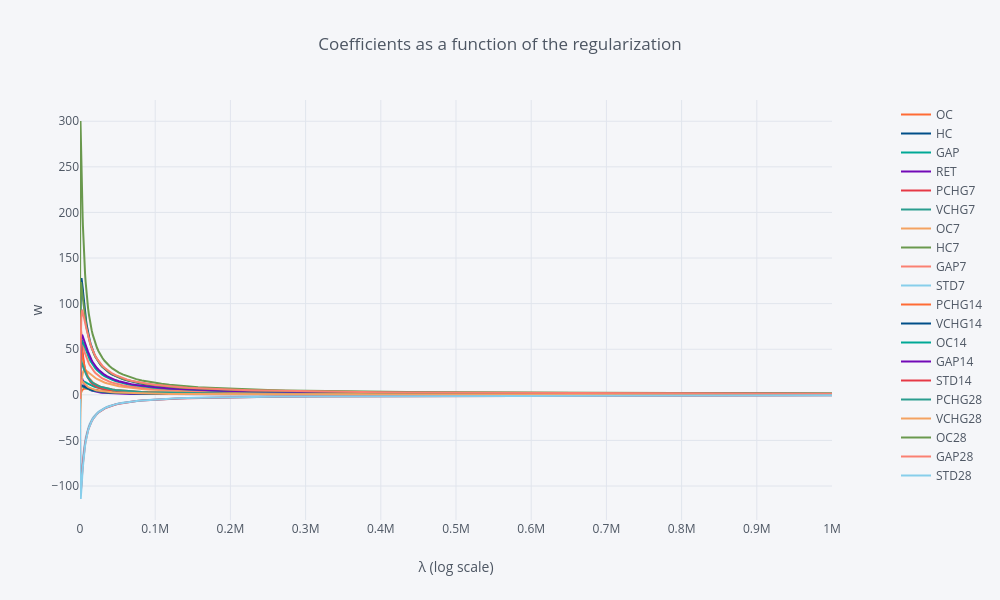

Source (notebook cell):
### Code cell
# plot coefficients
# coef_df.iplot(kind='overlay', showlegend=True)
fig = coef_df.drop('MA7', axis=1).iplot(
    kind='overlay',
    title='Coefficients as a function of the regularization',
    xaxis_title='λ (log scale)',
    yaxis_title='w',
    showlegend=True
    )

# plot figure
fig.show()

### Figure 1 — Plotly figure (JSON) as saved in the notebook; plotly's stock layout.template omitted (floating-point values rounded to 4 significant figures; data arrays with more than 128 entries replaced by an {"elided": "..."} marker saying what was removed)
{"data": [{"line": {"color": "#FF6B35"}, "mode": "lines", "name": "OC", "type": "scatter", "x": {"elided": "200 float values"}, "xaxis": "x", "y": {"elided": "200 float values"}, "yaxis": "y"}, {"line": {"color": "#004E89"}, "mode": "lines", "name": "HC", "type": "scatter", "x": {"elided": "200 float values"}, "xaxis": "x", "y": {"elided": "200 float values"}, "yaxis": "y"}, {"line": {"color": "#00A896"}, "mode": "lines", "name": "GAP", "type": "scatter", "x": {"elided": "200 float values"}, "xaxis": "x", "y": {"elided": "200 float values"}, "yaxis": "y"}, {"line": {"color": "#7209B7"}, "mode": "lines", "name": "RET", "type": "scatter", "x": {"elided": "200 float values"}, "xaxis": "x", "y": {"elided": "200 float values"}, "yaxis": "y"}, {"line": {"color": "#E63946"}, "mode": "lines", "name": "PCHG7", "type": "scatter", "x": {"elided": "200 float values"}, "xaxis": "x", "y": {"elided": "200 float values"}, "yaxis": "y"}, {"line": {"color": "#2A9D8F"}, "mode": "lines", "name": "VCHG7", "type": "scatter", "x": {"elided": "200 float values"}, "xaxis": "x", "y": {"elided": "200 float values"}, "yaxis": "y"}, {"line": {"color": "#F4A261"}, "mode": "lines", "name": "OC7", "type": "scatter", "x": {"elided": "200 float values"}, "xaxis": "x", "y": {"elided": "200 float values"}, "yaxis": "y"}, {"line": {"color": "#6A994E"}, "mode": "lines", "name": "HC7", "type": "scatter", "x": {"elided": "200 float values"}, "xaxis": "x", "y": {"elided": "200 float values"}, "yaxis": "y"}, {"line": {"color": "#FA8072"}, "mode": "lines", "name": "GAP7", "type": "scatter", "x": {"elided": "200 float values"}, "xaxis": "x", "y": {"elided": "200 float values"}, "yaxis": "y"}, {"line": {"color": "#87CEEB"}, "mode": "lines", "name": "STD7", "type": "scatter", "x": {"elided": "200 float values"}, "xaxis": "x", "y": {"elided": "200 float values"}, "yaxis": "y"}, {"line": {"color": "#FF6B35"}, "mode": "lines", "name": "PCHG14", "type": "scatter", "x": {"elided": "200 float values"}, "xaxis": "x", "y": {"elided": "200 float values"}, "yaxis": "y"}, {"line": {"color": "#004E89"}, "mode": "lines", "name": "VCHG14", "type": "scatter", "x": {"elided": "200 float values"}, "xaxis": "x", "y": {"elided": "200 float values"}, "yaxis": "y"}, {"line": {"color": "#00A896"}, "mode": "lines", "name": "OC14", "type": "scatter", "x": {"elided": "200 float values"}, "xaxis": "x", "y": {"elided": "200 float values"}, "yaxis": "y"}, {"line": {"color": "#7209B7"}, "mode": "lines", "name": "GAP14", "type": "scatter", "x": {"elided": "200 float values"}, "xaxis": "x", "y": {"elided": "200 float values"}, "yaxis": "y"}, {"line": {"color": "#E63946"}, "mode": "lines", "name": "STD14", "type": "scatter", "x": {"elided": "200 float values"}, "xaxis": "x", "y": {"elided": "200 float values"}, "yaxis": "y"}, {"line": {"color": "#2A9D8F"}, "mode": "lines", "name": "PCHG28", "type": "scatter", "x": {"elided": "200 float values"}, "xaxis": "x", "y": {"elided": "200 float values"}, "yaxis": "y"}, {"line": {"color": "#F4A261"}, "mode": "lines", "name": "VCHG28", "type": "scatter", "x": {"elided": "200 float values"}, "xaxis": "x", "y": {"elided": "200 float values"}, "yaxis": "y"}, {"line": {"color": "#6A994E"}, "mode": "lines", "name": "OC28", "type": "scatter", "x": {"elided": "200 float values"}, "xaxis": "x", "y": {"elided": "200 float values"}, "yaxis": "y"}, {"line": {"color": "#FA8072"}, "mode": "lines", "name": "GAP28", "type": "scatter", "x": {"elided": "200 float values"}, "xaxis": "x", "y": {"elided": "200 float values"}, "yaxis": "y"}, {"line": {"color": "#87CEEB"}, "mode": "lines", "name": "STD28", "type": "scatter", "x": {"elided": "200 float values"}, "xaxis": "x", "y": {"elided": "200 float values"}, "yaxis": "y"}], "layout": {"height": 600, "legend": {"bgcolor": "#F5F6F9", "font": {"color": "#4D5663"}}, "paper_bgcolor": "#F5F6F9", "plot_bgcolor": "#F5F6F9", "showlegend": true, "title": {"text": "Coefficients as a function of the regularization"}, "width": 1000, "xaxis": {"anchor": "y", "domain": [0, 0.94], "gridcolor": "#E1E5ED", "showgrid": true, "tickfont": {"color": "#4D5663"}, "title": {"font": {"color": "#4D5663"}, "text": "λ (log scale)"}, "zerolinecolor": "#E1E5ED"}, "yaxis": {"anchor": "x", "domain": [0, 1], "gridcolor": "#E1E5ED", "showgrid": true, "tickfont": {"color": "#4D5663"}, "title": {"font": {"color": "#4D5663"}, "text": "w"}, "zerolinecolor": "#E1E5ED"}, "yaxis2": {"anchor": "x", "overlaying": "y", "side": "right"}}}
